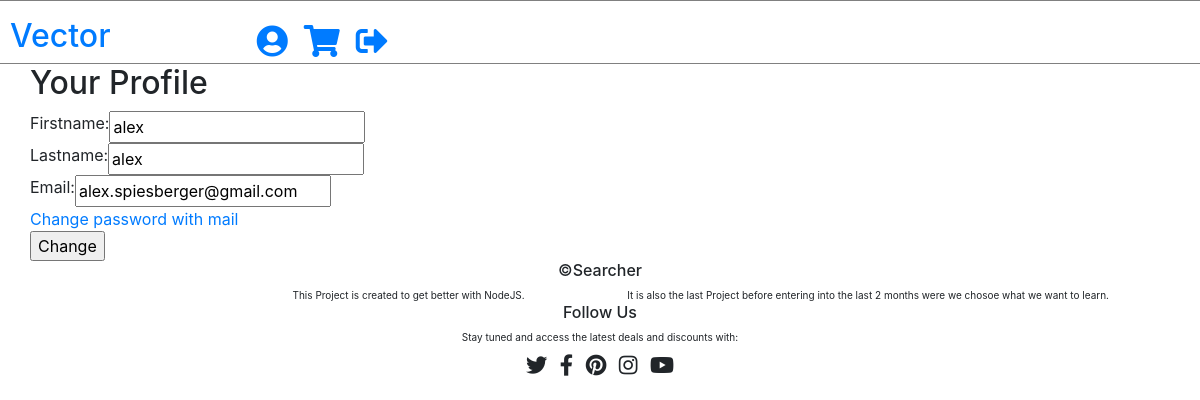
The app's page /change_profile (signed in) with its own data.
### app.py (models this page shows, shortened)
class users(db.Model):
    _id = db.Column('id', db.Integer, primary_key = True)
    firstname = db.Column(db.String(100))
    lastname = db.Column(db.String(100))
    email = db.Column(db.String(100))
    password = db.Column(db.String(100))

### app.py (the view)
@app.route('/change_profile')
def change_profile():
    if 'firstname' in session:
        user = users.query.filter_by(firstname = session['firstname'], lastname = session['lastname']).first()
        firstname = user.firstname
        lastname = user.lastname
        email = user.email
        password = user.password
        return render_template('change_profile.html', firstname = firstname, lastname = lastname, email = email, password = password)
    else:
        return redirect(url_for('signin'))

### templates/change_profile.html (shortened to what this page needs)
{% extends 'base.html' %}
{% block content %}
<div class="container">
    <div class="row">
        <div class="col-xs-4">
            <h2>Your Profile</h2>
        </div>
    </div>
    <form action="/change_profile_processing" method="POST">
        <div class="row">
            <label for="firstname">Firstname:</label>
            <input type="text" name="firstname" value="{{ firstname }}">
        </div>
        <div class="row">
            <label for="lastname">Lastname:</label>
            <input type="text" name="lastname" value="{{ lastname }}">
        </div>
        <div class="row">
            <label for="email">Email:</label>
            <input type="text" name="email" value="{{ email }}">
        </div>
        <div class="row">
            <a href="/email_processing">Change password with mail</a>
        </div>
        <div class="row">
            <input type="submit" value="Change">
        </div>
    </form>
</div>
{% endblock %}

### records on screen
users: firstname "alex", lastname "alex", email "alex.spiesberger@gmail.com"
